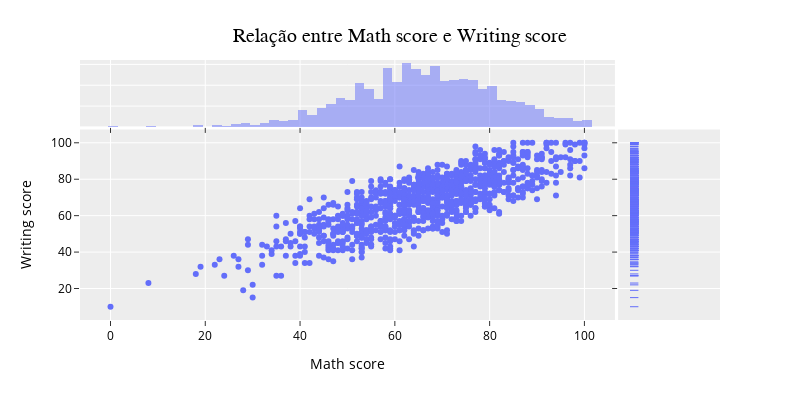
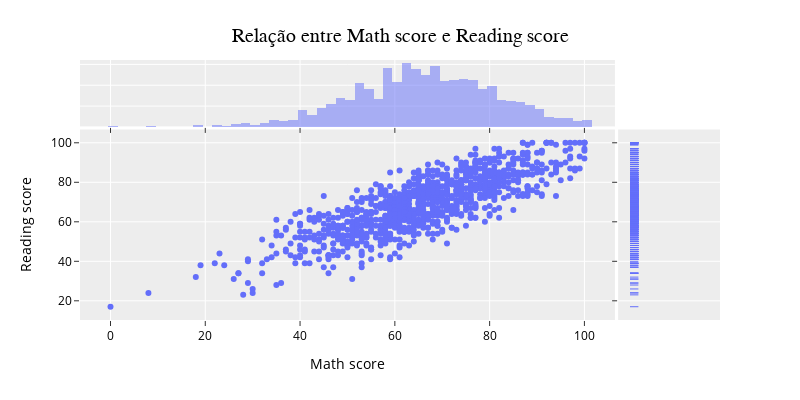
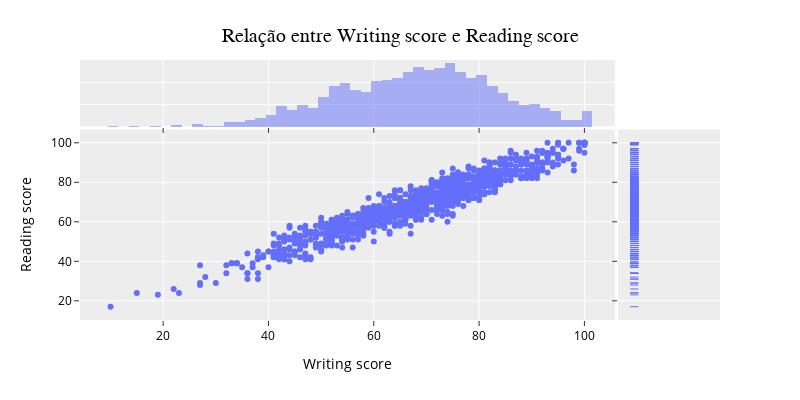

The code cell stored with these charts, in order, in its notebook:
### Code cell
combination = combinations(distribution_features,2)
%matplotlib inline
for comb in combination:
    ax = comb[0]
    ay = comb[1]
    fig = px.scatter(data_frame=df, x=ax, y=ay, marginal_x="histogram", marginal_y="rug", width=800, height=400);
    fig.update_layout(
        xaxis_title={
        'text':f'{ax.capitalize()}'
        },
        yaxis_title={
            'text':f'{ay.capitalize()}'
        },
        font_color='black',
        title={
            'text': f'Relação entre {ax.capitalize()} e {ay.capitalize()}',
            'x': 0.5,
            'y': 0.93,
            'font_family': 'Times New Roman',
            'font_color': 'black',
            'font_size': 20
        },
        template='ggplot2'
    )
    fig.show()

### Figure 1 — Plotly figure (JSON) as saved in the notebook; plotly's stock layout.template omitted (floating-point values rounded to 4 significant figures; data arrays with more than 128 entries replaced by an {"elided": "..."} marker saying what was removed)
{"data": [{"hovertemplate": "math score=%{x}<br>writing score=%{y}<extra></extra>", "legendgroup": "", "marker": {"color": "#636efa", "symbol": "circle"}, "mode": "markers", "name": "", "orientation": "v", "showlegend": false, "type": "scatter", "x": {"elided": "1000 int values"}, "xaxis": "x", "y": {"elided": "1000 int values"}, "yaxis": "y"}, {"alignmentgroup": "True", "bingroup": "x", "hovertemplate": "math score=%{x}<br>count=%{y}<extra></extra>", "legendgroup": "", "marker": {"color": "#636efa"}, "name": "", "offsetgroup": "", "opacity": 0.5, "showlegend": false, "type": "histogram", "x": {"elided": "1000 int values"}, "xaxis": "x3", "yaxis": "y3"}, {"alignmentgroup": "True", "boxpoints": "all", "fillcolor": "rgba(255,255,255,0)", "hoveron": "points", "hovertemplate": "writing score=%{y}<extra></extra>", "jitter": 0, "legendgroup": "", "line": {"color": "rgba(255,255,255,0)"}, "marker": {"color": "#636efa", "symbol": "line-ew-open"}, "name": "", "offsetgroup": "", "showlegend": false, "type": "box", "xaxis": "x2", "y": {"elided": "1000 int values"}, "yaxis": "y2"}], "layout": {"barmode": "overlay", "font": {"color": "black"}, "height": 400, "legend": {"tracegroupgap": 0}, "margin": {"t": 60}, "title": {"font": {"color": "black", "family": "Times New Roman", "size": 20}, "text": "Relação entre Math score e Writing score", "x": 0.5, "y": 0.93}, "width": 800, "xaxis": {"anchor": "y", "domain": [0, 0.8358], "title": {"text": "Math score"}}, "xaxis2": {"anchor": "y2", "domain": [0.8408, 1], "matches": "x2", "showgrid": false, "showline": false, "showticklabels": false, "ticks": ""}, "xaxis3": {"anchor": "y3", "domain": [0, 0.8358], "matches": "x", "showgrid": true, "showticklabels": false}, "xaxis4": {"anchor": "y4", "domain": [0.8408, 1], "matches": "x2", "showgrid": false, "showline": false, "showticklabels": false, "ticks": ""}, "yaxis": {"anchor": "x", "domain": [0, 0.7326], "title": {"text": "Writing score"}}, "yaxis2": {"anchor": "x2", "domain": [0, 0.7326], "matches": "y", "showgrid": true, "showticklabels": false}, "yaxis3": {"anchor": "x3", "domain": [0.7426, 1], "matches": "y3", "showgrid": true, "showline": false, "showticklabels": false, "ticks": ""}, "yaxis4": {"anchor": "x4", "domain": [0.7426, 1], "matches": "y3", "showgrid": true, "showline": false, "showticklabels": false, "ticks": ""}}}

### Figure 2 — Plotly figure (JSON) as saved in the notebook; plotly's stock layout.template omitted (floating-point values rounded to 4 significant figures; data arrays with more than 128 entries replaced by an {"elided": "..."} marker saying what was removed)
{"data": [{"hovertemplate": "math score=%{x}<br>reading score=%{y}<extra></extra>", "legendgroup": "", "marker": {"color": "#636efa", "symbol": "circle"}, "mode": "markers", "name": "", "orientation": "v", "showlegend": false, "type": "scatter", "x": {"elided": "1000 int values"}, "xaxis": "x", "y": {"elided": "1000 int values"}, "yaxis": "y"}, {"alignmentgroup": "True", "bingroup": "x", "hovertemplate": "math score=%{x}<br>count=%{y}<extra></extra>", "legendgroup": "", "marker": {"color": "#636efa"}, "name": "", "offsetgroup": "", "opacity": 0.5, "showlegend": false, "type": "histogram", "x": {"elided": "1000 int values"}, "xaxis": "x3", "yaxis": "y3"}, {"alignmentgroup": "True", "boxpoints": "all", "fillcolor": "rgba(255,255,255,0)", "hoveron": "points", "hovertemplate": "reading score=%{y}<extra></extra>", "jitter": 0, "legendgroup": "", "line": {"color": "rgba(255,255,255,0)"}, "marker": {"color": "#636efa", "symbol": "line-ew-open"}, "name": "", "offsetgroup": "", "showlegend": false, "type": "box", "xaxis": "x2", "y": {"elided": "1000 int values"}, "yaxis": "y2"}], "layout": {"barmode": "overlay", "font": {"color": "black"}, "height": 400, "legend": {"tracegroupgap": 0}, "margin": {"t": 60}, "title": {"font": {"color": "black", "family": "Times New Roman", "size": 20}, "text": "Relação entre Math score e Reading score", "x": 0.5, "y": 0.93}, "width": 800, "xaxis": {"anchor": "y", "domain": [0, 0.8358], "title": {"text": "Math score"}}, "xaxis2": {"anchor": "y2", "domain": [0.8408, 1], "matches": "x2", "showgrid": false, "showline": false, "showticklabels": false, "ticks": ""}, "xaxis3": {"anchor": "y3", "domain": [0, 0.8358], "matches": "x", "showgrid": true, "showticklabels": false}, "xaxis4": {"anchor": "y4", "domain": [0.8408, 1], "matches": "x2", "showgrid": false, "showline": false, "showticklabels": false, "ticks": ""}, "yaxis": {"anchor": "x", "domain": [0, 0.7326], "title": {"text": "Reading score"}}, "yaxis2": {"anchor": "x2", "domain": [0, 0.7326], "matches": "y", "showgrid": true, "showticklabels": false}, "yaxis3": {"anchor": "x3", "domain": [0.7426, 1], "matches": "y3", "showgrid": true, "showline": false, "showticklabels": false, "ticks": ""}, "yaxis4": {"anchor": "x4", "domain": [0.7426, 1], "matches": "y3", "showgrid": true, "showline": false, "showticklabels": false, "ticks": ""}}}

### Figure 3 — Plotly figure (JSON) as saved in the notebook; plotly's stock layout.template omitted (floating-point values rounded to 4 significant figures; data arrays with more than 128 entries replaced by an {"elided": "..."} marker saying what was removed)
{"data": [{"hovertemplate": "writing score=%{x}<br>reading score=%{y}<extra></extra>", "legendgroup": "", "marker": {"color": "#636efa", "symbol": "circle"}, "mode": "markers", "name": "", "orientation": "v", "showlegend": false, "type": "scatter", "x": {"elided": "1000 int values"}, "xaxis": "x", "y": {"elided": "1000 int values"}, "yaxis": "y"}, {"alignmentgroup": "True", "bingroup": "x", "hovertemplate": "writing score=%{x}<br>count=%{y}<extra></extra>", "legendgroup": "", "marker": {"color": "#636efa"}, "name": "", "offsetgroup": "", "opacity": 0.5, "showlegend": false, "type": "histogram", "x": {"elided": "1000 int values"}, "xaxis": "x3", "yaxis": "y3"}, {"alignmentgroup": "True", "boxpoints": "all", "fillcolor": "rgba(255,255,255,0)", "hoveron": "points", "hovertemplate": "reading score=%{y}<extra></extra>", "jitter": 0, "legendgroup": "", "line": {"color": "rgba(255,255,255,0)"}, "marker": {"color": "#636efa", "symbol": "line-ew-open"}, "name": "", "offsetgroup": "", "showlegend": false, "type": "box", "xaxis": "x2", "y": {"elided": "1000 int values"}, "yaxis": "y2"}], "layout": {"barmode": "overlay", "font": {"color": "black"}, "height": 400, "legend": {"tracegroupgap": 0}, "margin": {"t": 60}, "title": {"font": {"color": "black", "family": "Times New Roman", "size": 20}, "text": "Relação entre Writing score e Reading score", "x": 0.5, "y": 0.93}, "width": 800, "xaxis": {"anchor": "y", "domain": [0, 0.8358], "title": {"text": "Writing score"}}, "xaxis2": {"anchor": "y2", "domain": [0.8408, 1], "matches": "x2", "showgrid": false, "showline": false, "showticklabels": false, "ticks": ""}, "xaxis3": {"anchor": "y3", "domain": [0, 0.8358], "matches": "x", "showgrid": true, "showticklabels": false}, "xaxis4": {"anchor": "y4", "domain": [0.8408, 1], "matches": "x2", "showgrid": false, "showline": false, "showticklabels": false, "ticks": ""}, "yaxis": {"anchor": "x", "domain": [0, 0.7326], "title": {"text": "Reading score"}}, "yaxis2": {"anchor": "x2", "domain": [0, 0.7326], "matches": "y", "showgrid": true, "showticklabels": false}, "yaxis3": {"anchor": "x3", "domain": [0.7426, 1], "matches": "y3", "showgrid": true, "showline": false, "showticklabels": false, "ticks": ""}, "yaxis4": {"anchor": "x4", "domain": [0.7426, 1], "matches": "y3", "showgrid": true, "showline": false, "showticklabels": false, "ticks": ""}}}
